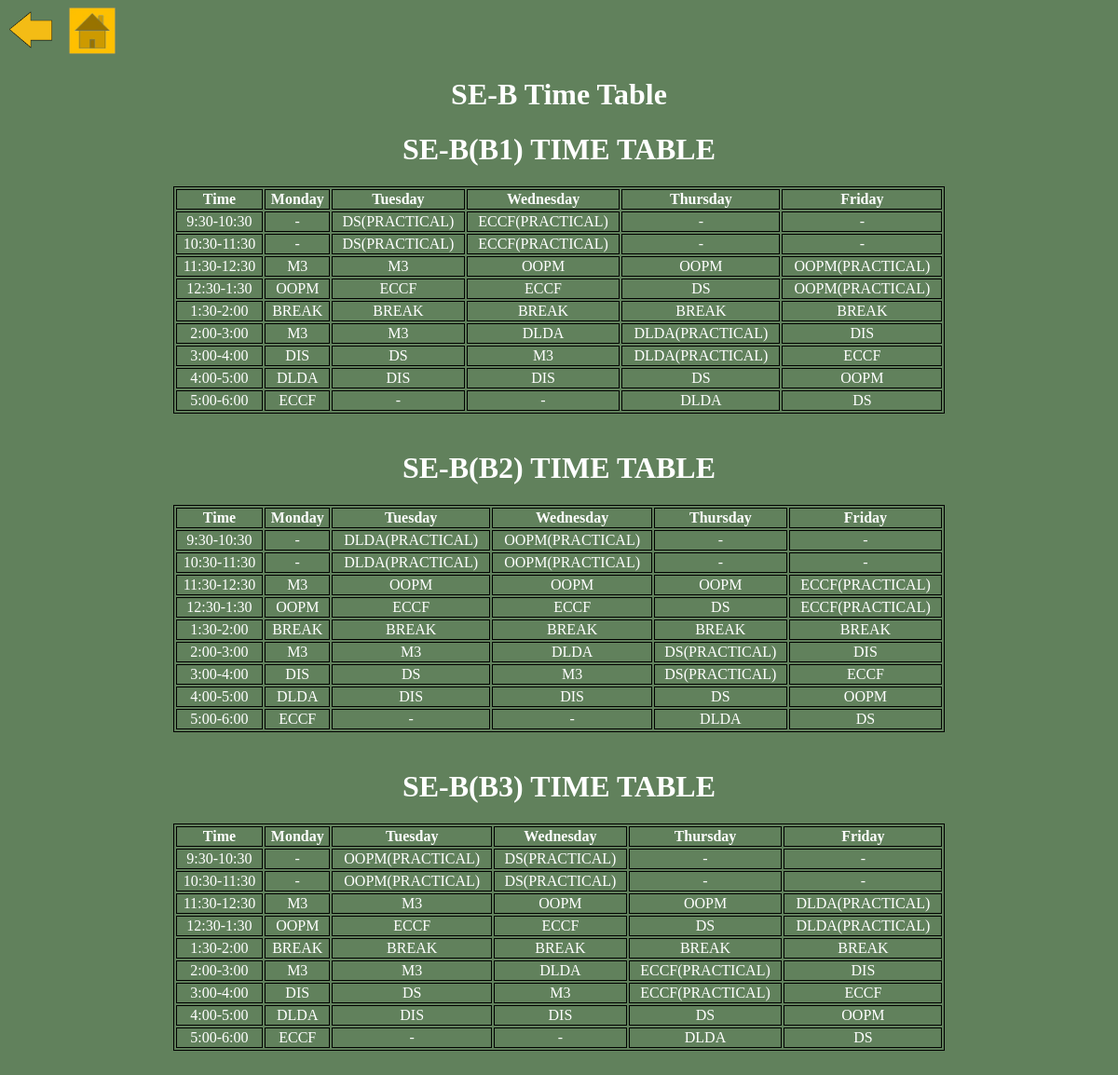
The page /displaysb.php on the database its author committed.
### tables this page shows
CREATE TABLE IF NOT EXISTS `ttseb1` (
  `timing` varchar(255) NOT NULL,
  `monday` varchar(255) DEFAULT NULL,
  `tuesday` varchar(255) DEFAULT NULL,
  `wednesday` varchar(255) DEFAULT NULL,
  `thursday` varchar(255) DEFAULT NULL,
  `friday` varchar(255) DEFAULT NULL
);

CREATE TABLE IF NOT EXISTS `ttseb2` (
  `timing` varchar(255) NOT NULL,
  `monday` varchar(255) DEFAULT NULL,
  `tuesday` varchar(255) DEFAULT NULL,
  `wednesday` varchar(255) DEFAULT NULL,
  `thursday` varchar(255) DEFAULT NULL,
  `friday` varchar(255) DEFAULT NULL
);

CREATE TABLE IF NOT EXISTS `ttseb3` (
  `timing` varchar(255) NOT NULL,
  `monday` varchar(255) DEFAULT NULL,
  `tuesday` varchar(255) DEFAULT NULL,
  `wednesday` varchar(255) DEFAULT NULL,
  `thursday` varchar(255) DEFAULT NULL,
  `friday` varchar(255) DEFAULT NULL
);

### displaysb1.php (the view, shortened to what this page needs)
<!DOCTYPE html PUBLIC "-//W3C//DTD XHTML 1.0 Transitional//EN" "http://www.w3.org/TR/xhtml1/DTD/xhtml1-transitional.dtd">
<html xmlns="http://www.w3.org/1999/xhtml">
<head>
</head>
<body>
<h1 align="center">SE-B(B1) TIME TABLE</h1>
<?php
require("ttcon.php");
$res = mysqli_query($con,"select * from ttseb1");
echo "<table>
<tr>
<th>Time</th>
<th>Monday</th>
<th>Tuesday</th>
<th>Wednesday</th>
<th>Thursday</th>
<th>Friday</th>
</tr>";
while($row = mysqli_fetch_array($res)){
echo "<tr>";
echo "<td>".$row['timing']."</td>";
echo "<td>".$row['monday']."</td>";
echo "<td>".$row['tuesday']."</td>";
echo "<td>".$row['wednesday']."</td>";
echo "<td>".$row['thursday']."</td>";
echo "<td>".$row['friday']."</td>";
echo "</tr>";
}
echo "</table>";
?>
</body>
</html>

### displaysb2.php (shortened to what this page needs)
<!DOCTYPE html PUBLIC "-//W3C//DTD XHTML 1.0 Transitional//EN" "http://www.w3.org/TR/xhtml1/DTD/xhtml1-transitional.dtd">
<html xmlns="http://www.w3.org/1999/xhtml">
<head>
</head>
<body>
<h1 align="center">SE-B(B2) TIME TABLE</h1>
<?php
require("ttcon.php");
$res = mysqli_query($con,"select * from ttseb2");
echo "<table>
<tr>
<th>Time</th>
<th>Monday</th>
<th>Tuesday</th>
<th>Wednesday</th>
<th>Thursday</th>
<th>Friday</th>
</tr>";
while($row = mysqli_fetch_array($res)){
echo "<tr>";
echo "<td>".$row['timing']."</td>";
echo "<td>".$row['monday']."</td>";
echo "<td>".$row['tuesday']."</td>";
echo "<td>".$row['wednesday']."</td>";
echo "<td>".$row['thursday']."</td>";
echo "<td>".$row['friday']."</td>";
echo "</tr>";
}
echo "</table>";
?>
</body>
</html>

### displaysb3.php (shortened to what this page needs)
<!DOCTYPE html PUBLIC "-//W3C//DTD XHTML 1.0 Transitional//EN" "http://www.w3.org/TR/xhtml1/DTD/xhtml1-transitional.dtd">
<html xmlns="http://www.w3.org/1999/xhtml">
<head>
</head>
<body>
<h1 align="center">SE-B(B3) TIME TABLE</h1>
<?php
require("ttcon.php");
$res = mysqli_query($con,"select * from ttseb3");
echo "<table>
<tr>
<th>Time</th>
<th>Monday</th>
<th>Tuesday</th>
<th>Wednesday</th>
<th>Thursday</th>
<th>Friday</th>
</tr>";
while($row = mysqli_fetch_array($res)){
echo "<tr>";
echo "<td>".$row['timing']."</td>";
echo "<td>".$row['monday']."</td>";
echo "<td>".$row['tuesday']."</td>";
echo "<td>".$row['wednesday']."</td>";
echo "<td>".$row['thursday']."</td>";
echo "<td>".$row['friday']."</td>";
echo "</tr>";
}
echo "</table>";
?>
</body>
</html>

### displaysb1.php (style rules this page uses)
table { margin-left:auto; margin-right:auto; border: 1px solid black; width:70%; }
td ,th { border: 1px solid black; text-align:center; }

### displaysb2.php (style rules this page uses)
table { margin-left:auto; margin-right:auto; border: 1px solid black; width:70%; }
td ,th { border: 1px solid black; text-align:center; }

### displaysb3.php (style rules this page uses)
table { margin-left:auto; margin-right:auto; border: 1px solid black; width:70%; }
td ,th { border: 1px solid black; text-align:center; }

### rows shown on the page
ttseb1: timing "9:30-10:30", monday "-", tuesday "DS(PRACTICAL)", wednesday "ECCF(PRACTICAL)", thursday "-", friday "-"
ttseb1: timing "10:30-11:30", monday "-", tuesday "DS(PRACTICAL)", wednesday "ECCF(PRACTICAL)", thursday "-", friday "-"
ttseb1: timing "11:30-12:30", monday "M3", tuesday "M3", wednesday "OOPM", thursday "OOPM", friday "OOPM(PRACTICAL)"
ttseb1: timing "12:30-1:30", monday "OOPM", tuesday "ECCF", wednesday "ECCF", thursday "DS", friday "OOPM(PRACTICAL)"
ttseb1: timing "1:30-2:00", monday "BREAK", tuesday "BREAK", wednesday "BREAK", thursday "BREAK", friday "BREAK"
ttseb1: timing "2:00-3:00", monday "M3", tuesday "M3", wednesday "DLDA", thursday "DLDA(PRACTICAL)", friday "DIS"
ttseb1: timing "3:00-4:00", monday "DIS", tuesday "DS", wednesday "M3", thursday "DLDA(PRACTICAL)", friday "ECCF"
ttseb1: timing "4:00-5:00", monday "DLDA", tuesday "DIS", wednesday "DIS", thursday "DS", friday "OOPM"
ttseb1: timing "5:00-6:00", monday "ECCF", tuesday "-", wednesday "-", thursday "DLDA", friday "DS"
ttseb2: timing "9:30-10:30", monday "-", tuesday "DLDA(PRACTICAL)", wednesday "OOPM(PRACTICAL)", thursday "-", friday "-"
ttseb2: timing "10:30-11:30", monday "-", tuesday "DLDA(PRACTICAL)", wednesday "OOPM(PRACTICAL)", thursday "-", friday "-"
ttseb2: timing "11:30-12:30", monday "M3", tuesday "OOPM", wednesday "OOPM", thursday "OOPM", friday "ECCF(PRACTICAL)"
ttseb2: timing "12:30-1:30", monday "OOPM", tuesday "ECCF", wednesday "ECCF", thursday "DS", friday "ECCF(PRACTICAL)"
ttseb2: timing "1:30-2:00", monday "BREAK", tuesday "BREAK", wednesday "BREAK", thursday "BREAK", friday "BREAK"
ttseb2: timing "2:00-3:00", monday "M3", tuesday "M3", wednesday "DLDA", thursday "DS(PRACTICAL)", friday "DIS"
ttseb2: timing "3:00-4:00", monday "DIS", tuesday "DS", wednesday "M3", thursday "DS(PRACTICAL)", friday "ECCF"
ttseb2: timing "4:00-5:00", monday "DLDA", tuesday "DIS", wednesday "DIS", thursday "DS", friday "OOPM"
ttseb2: timing "5:00-6:00", monday "ECCF", tuesday "-", wednesday "-", thursday "DLDA", friday "DS"
ttseb3: timing "9:30-10:30", monday "-", tuesday "OOPM(PRACTICAL)", wednesday "DS(PRACTICAL)", thursday "-", friday "-"
ttseb3: timing "10:30-11:30", monday "-", tuesday "OOPM(PRACTICAL)", wednesday "DS(PRACTICAL)", thursday "-", friday "-"
ttseb3: timing "11:30-12:30", monday "M3", tuesday "M3", wednesday "OOPM", thursday "OOPM", friday "DLDA(PRACTICAL)"
ttseb3: timing "12:30-1:30", monday "OOPM", tuesday "ECCF", wednesday "ECCF", thursday "DS", friday "DLDA(PRACTICAL)"
ttseb3: timing "1:30-2:00", monday "BREAK", tuesday "BREAK", wednesday "BREAK", thursday "BREAK", friday "BREAK"
ttseb3: timing "2:00-3:00", monday "M3", tuesday "M3", wednesday "DLDA", thursday "ECCF(PRACTICAL)", friday "DIS"
ttseb3: timing "3:00-4:00", monday "DIS", tuesday "DS", wednesday "M3", thursday "ECCF(PRACTICAL)", friday "ECCF"
ttseb3: timing "4:00-5:00", monday "DLDA", tuesday "DIS", wednesday "DIS", thursday "DS", friday "OOPM"
ttseb3: timing "5:00-6:00", monday "ECCF", tuesday "-", wednesday "-", thursday "DLDA", friday "DS"
